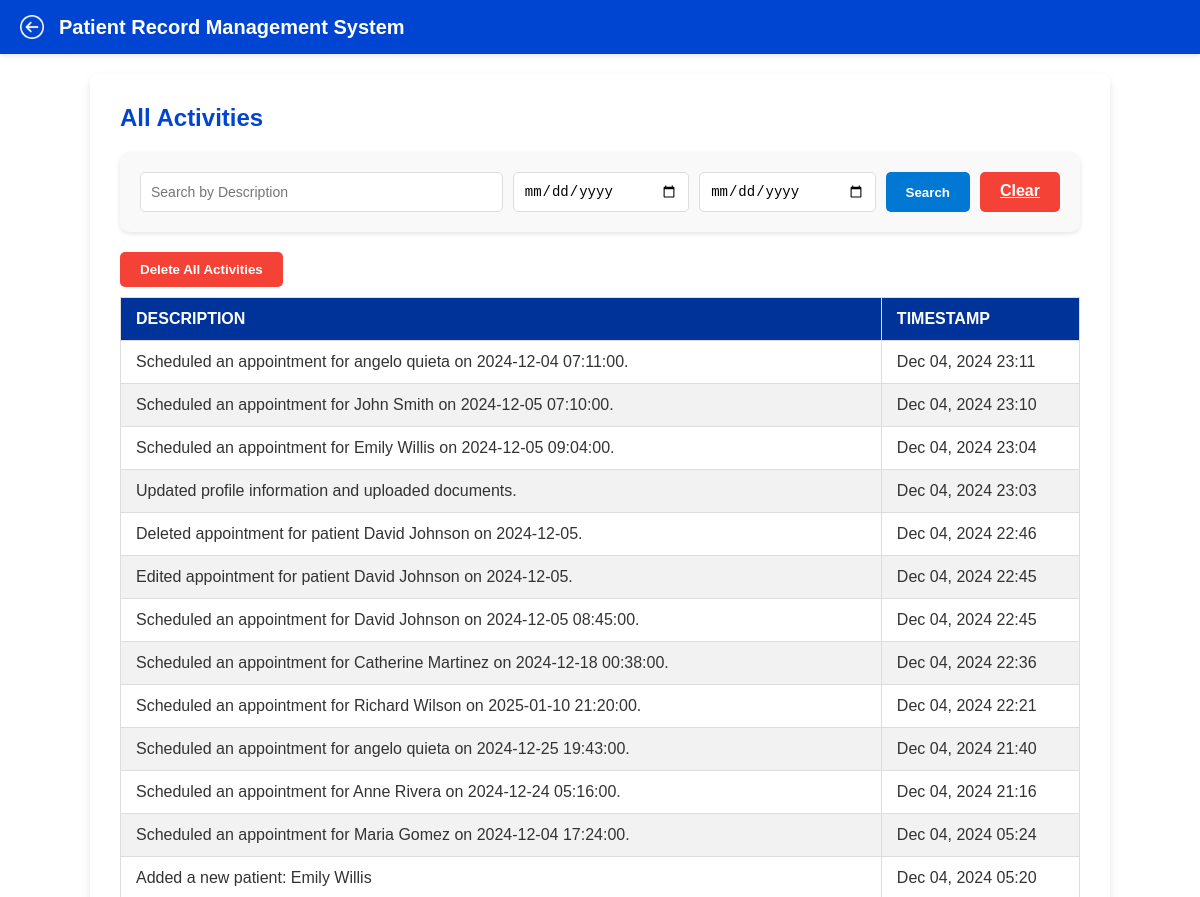
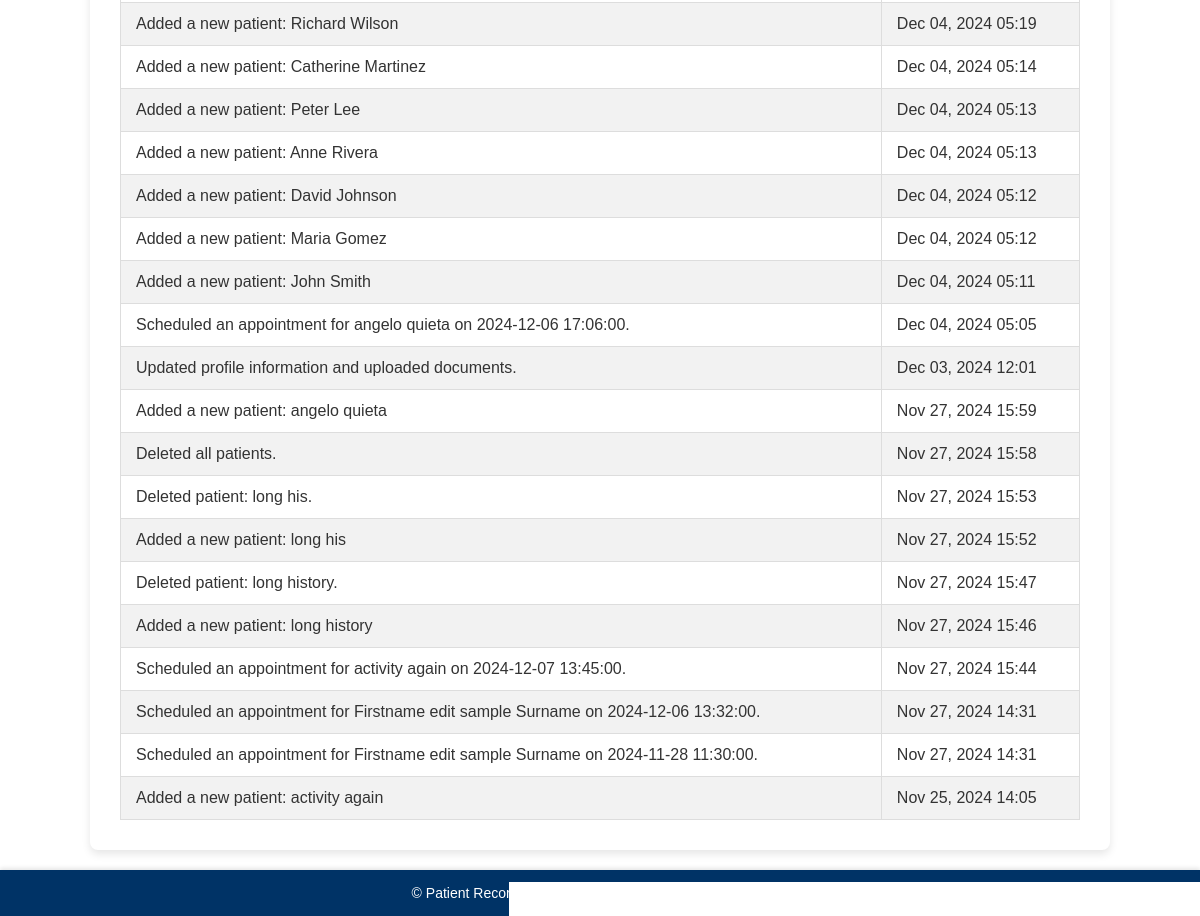
/activities/ (signed in), run on the app's committed database (2 pictures, top to bottom).
### doctor/models.py (models this page shows, shortened)
class Activity(models.Model):
    doctor = models.ForeignKey(Doctor, on_delete=models.CASCADE, related_name='activities')
    description = models.TextField()
    timestamp = models.DateTimeField(auto_now_add=True)

### doctor/views.py (the view)
# urls.py: path('activities/', views.activities_view, name='activities'),
def activities_view(request):
    doctor_id = doctor_logged_in(request)
    doctor = get_object_or_404(Doctor, id=doctor_id)
    search_query = request.GET.get('search', '')
    start_date = request.GET.get('start_date', '')
    end_date = request.GET.get('end_date', '')
    activities = doctor.activities.all()
    if search_query:
        activities = activities.filter(description__icontains=search_query)
    if start_date and end_date:
        activities = activities.filter(
            timestamp__date__gte=start_date,
            timestamp__date__lte=end_date
        )
    activities = activities.order_by('-timestamp')  # Sort activities by latest first
    return render(request, 'activities.html', {'activities': activities})

### doctor/views.py (called while the page is built)
def doctor_logged_in(request):
    doctor_id = request.session.get('doctor_id')
    if not doctor_id:
        return redirect('login')
    return doctor_id

### doctor/templates/activities.html (shortened to what this page needs)
<!DOCTYPE html>
<html lang="en">
<head>
    {% load static %}
    <link rel="stylesheet" href="{% static 'patient_list.css' %}">
</head>
<body>
    <header class="prms-header">
        <div class="header-content">
            <img src="{% static 'images/back-button.png' %}" alt="Back" class="back-btn" onclick="window.history.back();">
            <h1 class="prms-title" onclick="window.location.href='http://127.0.0.1:8000/home/';">
                Patient Record Management System
            </h1>
        </div>
    </header>
    <div class="main-container">
        <section class="form-section">
            <div class="actions-header">
                <h2 class="section-title">All Activities</h2>
            </div>
            <div class="search-container">
                <form method="GET" action="{% url 'activities' %}" class="search-form">
                    <div class="input-group">
                        <input type="text" name="search" placeholder="Search by Description" value="{{ request.GET.search|default:'' }}">
                    </div>
                    <div class="input-group">
                            <input type="date" id="start_date" name="start_date" value="{{ request.GET.start_date|default:'' }}">
                            <input type="date" id="end_date" name="end_date" value="{{ request.GET.end_date|default:'' }}">
                    </div>
                    <div class="button-group">
                        <button type="submit" class="search-btn">Search</button>
                        <a href="{% url 'activities' %}" class="clear-btn">Clear</a>
                    </div>
                </form>
            </div>
            <div class="form-container">
                <table>
                    <thead>
                        <tr>
                            <th>Description</th>
                            <th>Timestamp</th>
                            <form method="POST" action="{% url 'delete_all_activities' %}">
                                <button type="submit" class="clear-btn" onclick="return confirm('Are you sure you want to delete all activities?');">
                                    Delete All Activities
                                </button>
                            </form>
                        </tr>
                    </thead>
                    <tbody>
                        {% for activity in activities %}
                        <tr>
                            <td>{{ activity.description }}</td>
                            <td>{{ activity.timestamp|date:"M d, Y H:i" }}</td>
                        </tr>
                        {% empty %}
                        <tr>
                            <td colspan="2" class="no-data">No activities recorded.</td>
                        </tr>
                        {% endfor %}
                    </tbody>
                </table>
            </div>
        </section>
    </div>
    <footer>
        <p>&copy; {{ year }} Patient Record Management System. All Rights Reserved.</p>
    </footer>
</body>
</html>

### doctor/static/patient_list.css (style rules this page uses)
body { font-family: 'Arial', sans-serif; background-color: #f9f9f9; margin: 0; padding: 0; display: flex; flex-direction: column; min-height: 100vh; }
.prms-header { background-color: #0045d1; color: white; box-shadow: 0 2px 4px rgba(0, 0, 0, 0.1); padding: 15px 20px; position: sticky; top: 0; z-index: 1000; }
.header-content { display: flex; align-items: center; justify-content: flex-start; }
.prms-title { font-size: 20px; font-weight: bold; cursor: pointer; margin: 0; }
.back-btn { width: 24px; height: 24px; margin-right: 15px; cursor: pointer; filter: brightness(0) invert(1); transition: transform 0.2s; }
.main-container { width: 80%; margin: 20px auto; background: white; padding: 30px; box-shadow: 0 4px 8px rgba(0, 0, 0, 0.1); border-radius: 8px; }
.actions-header { display: flex; justify-content: space-between; align-items: center; margin-bottom: 20px; }
.section-title { color: #0045d1; font-size: 24px; font-weight: bold; margin: 0; }
table { width: 100%; min-width: 600px; border-collapse: collapse; margin-top: 10px; font-size: 16px; table-layout: auto; }
table th, table td { border: 1px solid #ddd; padding: 12px 15px; text-align: left; }
table th { background-color: #003399; color: white; font-weight: bold; text-transform: uppercase; }
table td { color: #333; }
table tbody tr:nth-child(even) { background-color: #f2f2f2; }
.form-container { overflow-x: auto; gap: 20px; }
input, select, textarea { width: 100%; padding: 10px; border: 1px solid #ccc; border-radius: 4px; font-size: 16px; }
footer { position: relative; clear: both; padding: 15px 20px; font-size: 14px; color: #ffffff; text-align: center; background-color: #003366; box-shadow: 0 -2px 4px rgba(0, 0, 0, 0.1); margin-top: auto; }
footer p { margin: 0; font-size: 14px; }

### data on the page
Activity: description "Scheduled an appointment for angelo quieta on 2024-12-04 07:11:00.", timestamp "Dec 04, 2024 23:11"
Activity: description "Scheduled an appointment for John Smith on 2024-12-05 07:10:00.", timestamp "Dec 04, 2024 23:10"
Activity: description "Scheduled an appointment for Emily Willis on 2024-12-05 09:04:00.", timestamp "Dec 04, 2024 23:04"
Activity: description "Updated profile information and uploaded documents.", timestamp "Dec 04, 2024 23:03"
Activity: description "Deleted appointment for patient David Johnson on 2024-12-05.", timestamp "Dec 04, 2024 22:46"
Activity: description "Edited appointment for patient David Johnson on 2024-12-05.", timestamp "Dec 04, 2024 22:45"
Activity: description "Scheduled an appointment for David Johnson on 2024-12-05 08:45:00.", timestamp "Dec 04, 2024 22:45"
Activity: description "Scheduled an appointment for Catherine Martinez on 2024-12-18 00:38:00.", timestamp "Dec 04, 2024 22:36"
Activity: description "Scheduled an appointment for Richard Wilson on 2025-01-10 21:20:00.", timestamp "Dec 04, 2024 22:21"
Activity: description "Scheduled an appointment for angelo quieta on 2024-12-25 19:43:00.", timestamp "Dec 04, 2024 21:40"
Activity: description "Scheduled an appointment for Anne Rivera on 2024-12-24 05:16:00.", timestamp "Dec 04, 2024 21:16"
Activity: description "Scheduled an appointment for Maria Gomez on 2024-12-04 17:24:00.", timestamp "Dec 04, 2024 05:24"
Activity: description "Added a new patient: Emily Willis", timestamp "Dec 04, 2024 05:20"
Activity: description "Added a new patient: Richard Wilson", timestamp "Dec 04, 2024 05:19"
Activity: description "Added a new patient: Catherine Martinez", timestamp "Dec 04, 2024 05:14"
Activity: description "Added a new patient: Peter Lee", timestamp "Dec 04, 2024 05:13"
Activity: description "Added a new patient: Anne Rivera", timestamp "Dec 04, 2024 05:13"
Activity: description "Added a new patient: David Johnson", timestamp "Dec 04, 2024 05:12"
Activity: description "Added a new patient: Maria Gomez", timestamp "Dec 04, 2024 05:12"
Activity: description "Added a new patient: John Smith", timestamp "Dec 04, 2024 05:11"
Activity: description "Scheduled an appointment for angelo quieta on 2024-12-06 17:06:00.", timestamp "Dec 04, 2024 05:05"
Activity: description "Updated profile information and uploaded documents.", timestamp "Dec 03, 2024 12:01"
Activity: description "Added a new patient: angelo quieta", timestamp "Nov 27, 2024 15:59"
Activity: description "Deleted all patients.", timestamp "Nov 27, 2024 15:58"
Activity: description "Deleted patient: long his.", timestamp "Nov 27, 2024 15:53"
Activity: description "Added a new patient: long his", timestamp "Nov 27, 2024 15:52"
Activity: description "Deleted patient: long history.", timestamp "Nov 27, 2024 15:47"
Activity: description "Added a new patient: long history", timestamp "Nov 27, 2024 15:46"
Activity: description "Scheduled an appointment for activity again on 2024-12-07 13:45:00.", timestamp "Nov 27, 2024 15:44"
Activity: description "Scheduled an appointment for Firstname edit sample Surname on 2024-12-06 13:32:00.", timestamp "Nov 27, 2024 14:31"
Activity: description "Scheduled an appointment for Firstname edit sample Surname on 2024-11-28 11:30:00.", timestamp "Nov 27, 2024 14:31"
Activity: description "Added a new patient: activity again", timestamp "Nov 25, 2024 14:05"
